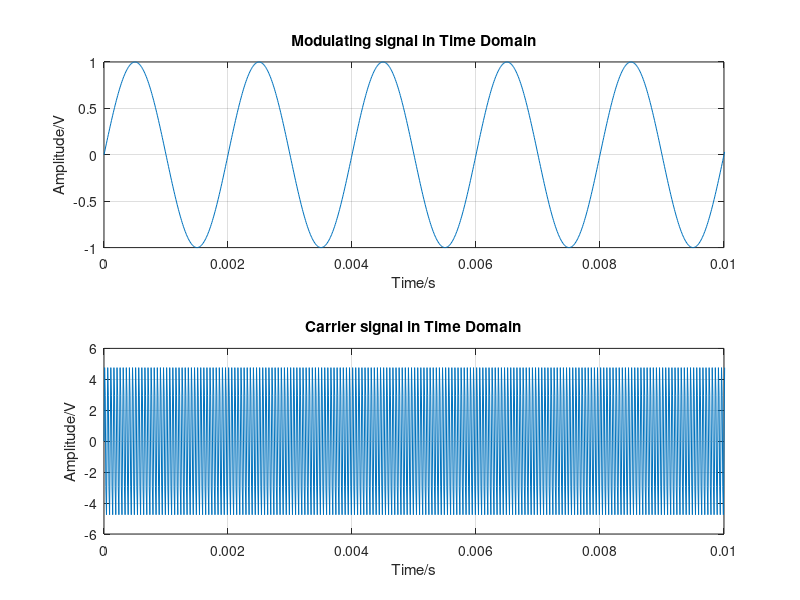
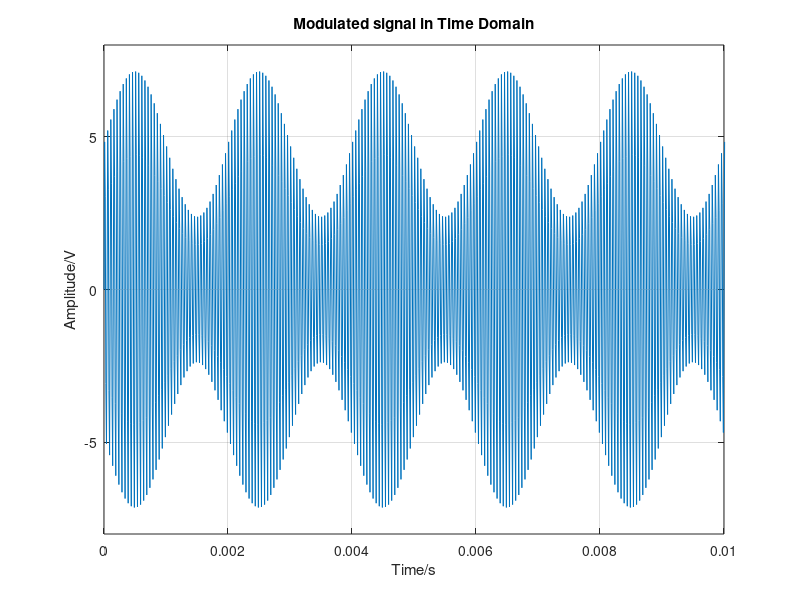
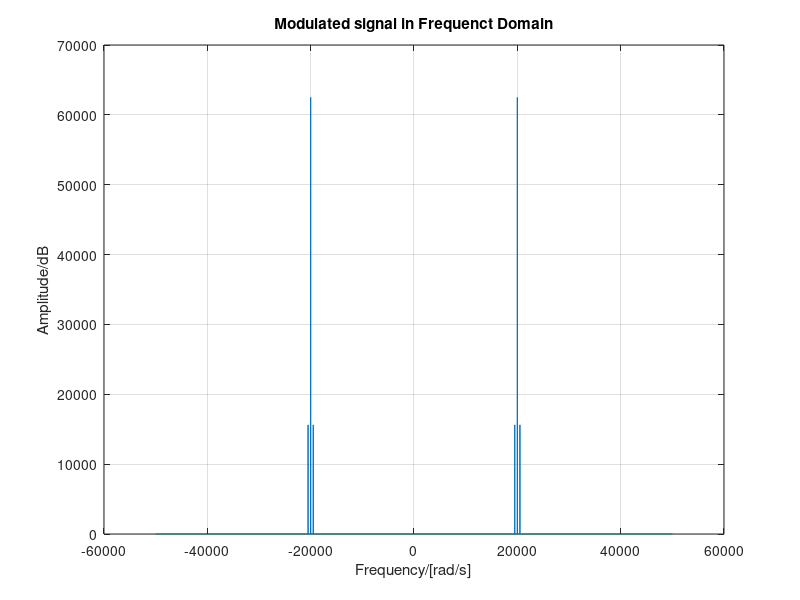

Recreate these plots in MATLAB, in order.
%%Question 1
%Signal properties:
m = 0.5;                    %modulation index
N = 25000;                  %number of samples

Fs = 100000;                %sampling frequency
Fc = 20000;                 %carrier signal frequency
Fm = 500;                   %modulating signal frequency

Ts = 1/Fs;                  %sampling period


%Setting up time and frequency domains:
t_dom = 0: Ts: ((N*Ts)-Ts);     %time domain built using Ts
f_dom = -Fs/2: Fs/N: Fs/2 - Fs/N;   %frequency domain build using Fs

%Radian frequencies:
w_c = 2*pi*Fc;              %carrier radian frequency
w_x = 2*pi*Fm;              %modulating radian frequency

%Generating carrier and modulating signal:
c = 5*sin(w_c*t_dom);       %carrier signal
x = sin(w_x*t_dom);         %modulation signal

%Generating modulated signal:
y = (1+m*x).*c;           %modulated signal

%Generating FFT of modulated signal:
Y = fft(y);                 %FFT Spectrum

%Plotting modulating and carrier signals:
figure(1)
subplot(2,1,1);
plot(t_dom, x);
title('Modulating signal in Time Domain');
xlabel('Time/s'); 
ylabel('Amplitude/V');
xlim([0,0.01]);
grid on;

subplot(2,1,2);
plot(t_dom, c);
title('Carrier signal in Time Domain');
xlim([0,0.01]);
ylabel('Amplitude/V');
xlabel('Time/s'); 
grid on;

%Plotting modulated signal:
figure(2)
plot(t_dom,y);
xlabel('Time/s'); 
ylabel('Amplitude/V');
title('Modulated signal in Time Domain');
xlim([0, 0.01]);
ylim([-8, 8]);
grid on;

%Plotting spectrum:
figure(3);
plot(f_dom, abs(fftshift(Y)));
ylabel('Amplitude/dB');
xlabel('Frequency/[rad/s]');
title('Modulated signal in Frequenct Domain');
grid on;

